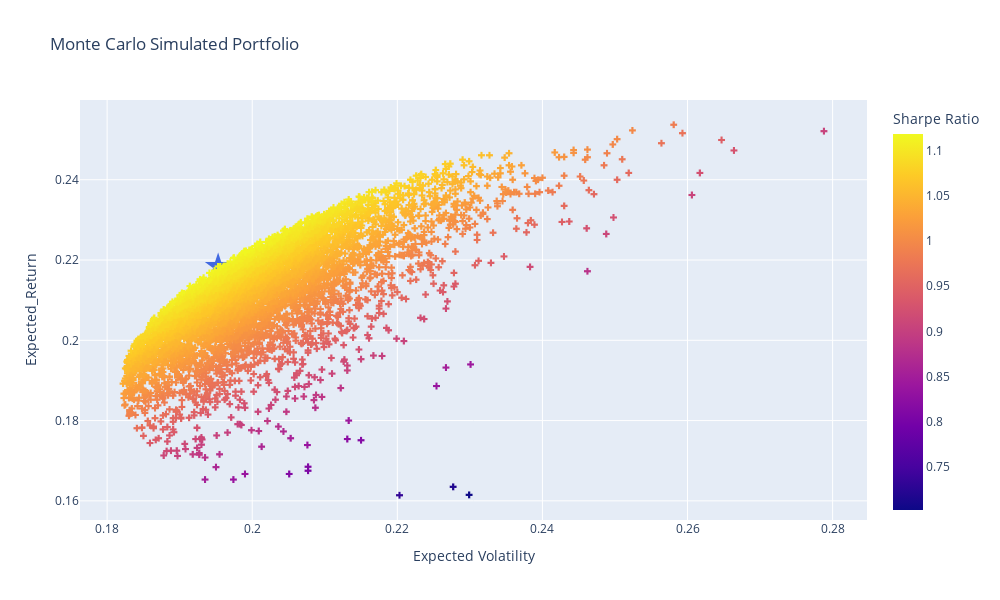

The cell this chart's notebook holds for it:
### Code cell
# Plot simulated portfolio
fig = px.scatter(
    temp, x='port_vols', y='port_rets', color='sharpe_ratio',
    labels={'port_vols': 'Expected Volatility', 'port_rets': 'Expected_Return','sharpe_ratio': 'Sharpe Ratio'}, title="Monte Carlo Simulated Portfolio"
     ).update_traces(mode='markers', marker=dict(symbol='cross'))

# Plot max sharpe
fig.add_scatter(
    mode='markers',
    x=[temp.iloc[temp.sharpe_ratio.idxmax()]['port_vols']],
    y=[temp.iloc[temp.sharpe_ratio.idxmax()]['port_rets']],
    marker=dict(color='RoyalBlue', size=20, symbol='star'),
    name = 'Max Sharpe'
).update(layout_showlegend=False)

# Show spikes
fig.update_xaxes(showspikes=True)
fig.update_yaxes(showspikes=True)

# Plot the graph
fig.show()

### Figure 1 — Plotly figure (JSON) as saved in the notebook; plotly's stock layout.template omitted (floating-point values rounded to 4 significant figures; data arrays with more than 128 entries replaced by an {"elided": "..."} marker saying what was removed)
{"data": [{"hovertemplate": "Expected Volatility=%{x}<br>Expected_Return=%{y}<br>Sharpe Ratio=%{marker.color}<extra></extra>", "legendgroup": "", "marker": {"color": {"elided": "5000 float values"}, "coloraxis": "coloraxis", "symbol": "cross"}, "mode": "markers", "name": "", "showlegend": false, "type": "scattergl", "x": {"elided": "5000 float values"}, "xaxis": "x", "y": {"elided": "5000 float values"}, "yaxis": "y"}, {"marker": {"color": "RoyalBlue", "size": 20, "symbol": "star"}, "mode": "markers", "name": "Max Sharpe", "type": "scatter", "x": [0.1953], "y": [0.2184]}], "layout": {"coloraxis": {"colorbar": {"title": {"text": "Sharpe Ratio"}}, "colorscale": [[0, "#0d0887"], [0.1111, "#46039f"], [0.2222, "#7201a8"], [0.3333, "#9c179e"], [0.4444, "#bd3786"], [0.5556, "#d8576b"], [0.6667, "#ed7953"], [0.7778, "#fb9f3a"], [0.8889, "#fdca26"], [1, "#f0f921"]]}, "height": 600, "legend": {"tracegroupgap": 0}, "showlegend": false, "title": {"text": "Monte Carlo Simulated Portfolio"}, "width": 1000, "xaxis": {"anchor": "y", "autorange": true, "domain": [0, 1], "range": [0.1763, 0.2847], "showspikes": true, "title": {"text": "Expected Volatility"}, "type": "linear"}, "yaxis": {"anchor": "x", "autorange": true, "domain": [0, 1], "range": [0.1552, 0.2599], "showspikes": true, "title": {"text": "Expected_Return"}, "type": "linear"}}}
